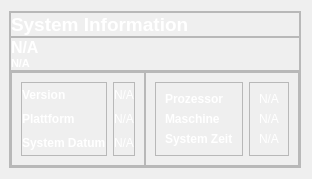
            <widget class="QWidget" name="system_info_page">
             <layout class="QHBoxLayout" name="horizontalLayout_15" stretch="0">
              <property name="leftMargin">
               <number>9</number>
              </property>
              <item>
               <widget class="QFrame" name="frame">
                <property name="frameShape">
                 <enum>QFrame::StyledPanel</enum>
                </property>
                <property name="frameShadow">
                 <enum>QFrame::Raised</enum>
                </property>
                <layout class="QVBoxLayout" name="verticalLayout_5">
                 <property name="spacing">
                  <number>0</number>
                 </property>
                 <property name="leftMargin">
                  <number>0</number>
                 </property>
                 <property name="topMargin">
                  <number>0</number>
                 </property>
                 <property name="rightMargin">
                  <number>0</number>
                 </property>
                 <property name="bottomMargin">
                  <number>0</number>
                 </property>
                 <item alignment="Qt::AlignTop">
                  <widget class="QFrame" name="frame_28">
                   <property name="frameShape">
                    <enum>QFrame::StyledPanel</enum>
                   </property>
                   <property name="frameShadow">
                    <enum>QFrame::Raised</enum>
                   </property>
                   <layout class="QVBoxLayout" name="verticalLayout_26">
                    <property name="spacing">
                     <number>0</number>
                    </property>
                    <property name="leftMargin">
                     <number>0</number>
                    </property>
                    <property name="topMargin">
                     <number>0</number>
                    </property>
                    <property name="rightMargin">
                     <number>0</number>
                    </property>
                    <property name="bottomMargin">
                     <number>0</number>
                    </property>
                    <item>
                     <widget class="QLabel" name="label_29">
                      <property name="font">
                       <font>
                        <pointsize>14</pointsize>
                        <weight>75</weight>
                        <bold>true</bold>
                       </font>
                      </property>
                      <property name="styleSheet">
                       <string notr="true">color: rgb(255, 255, 255);</string>
                      </property>
                      <property name="text">
                       <string>System Information</string>
                      </property>
                     </widget>
                    </item>
                   </layout>
                  </widget>
                 </item>
                 <item alignment="Qt::AlignTop">
                  <widget class="QFrame" name="frame_2">
                   <property name="sizePolicy">
                    <sizepolicy hsizetype="Expanding" vsizetype="Expanding">
                     <horstretch>0</horstretch>
                     <verstretch>0</verstretch>
                    </sizepolicy>
                   </property>
                   <property name="frameShape">
                    <enum>QFrame::StyledPanel</enum>
                   </property>
                   <property name="frameShadow">
                    <enum>QFrame::Raised</enum>
                   </property>
                   <layout class="QVBoxLayout" name="verticalLayout_25">
                    <property name="spacing">
                     <number>0</number>
                    </property>
                    <property name="leftMargin">
                     <number>0</number>
                    </property>
                    <property name="topMargin">
                     <number>0</number>
                    </property>
                    <property name="rightMargin">
                     <number>0</number>
                    </property>
                    <property name="bottomMargin">
                     <number>0</number>
                    </property>
                    <item>
                     <widget class="QLabel" name="system_system">
                      <property name="font">
                       <font>
                        <pointsize>12</pointsize>
                        <weight>75</weight>
                        <bold>true</bold>
                       </font>
                      </property>
                      <property name="styleSheet">
                       <string notr="true">color: rgb(255, 255, 255);</string>
                      </property>
                      <property name="text">
                       <string>N/A</string>
                      </property>
                     </widget>
                    </item>
                    <item>
                     <widget class="QLabel" name="system_release">
                      <property name="font">
                       <font>
                        <pointsize>8</pointsize>
                        <weight>75</weight>
                        <bold>true</bold>
                       </font>
                      </property>
                      <property name="styleSheet">
                       <string notr="true">color: rgb(255, 255, 255);</string>
                      </property>
                      <property name="text">
                       <string>N/A</string>
                      </property>
                     </widget>
                    </item>
                   </layout>
                  </widget>
                 </item>
                 <item>
                  <widget class="QFrame" name="frame_3">
                   <property name="sizePolicy">
                    <sizepolicy hsizetype="Expanding" vsizetype="Preferred">
                     <horstretch>0</horstretch>
                     <verstretch>0</verstretch>
                    </sizepolicy>
                   </property>
                   <property name="frameShape">
                    <enum>QFrame::StyledPanel</enum>
                   </property>
                   <property name="frameShadow">
                    <enum>QFrame::Raised</enum>
                   </property>
                   <layout class="QHBoxLayout" name="horizontalLayout_12">
                    <property name="spacing">
                     <number>0</number>
                    </property>
                    <property name="leftMargin">
                     <number>0</number>
                    </property>
                    <property name="topMargin">
                     <number>0</number>
                    </property>
                    <property name="rightMargin">
                     <number>0</number>
                    </property>
                    <property name="bottomMargin">
                     <number>0</number>
                    </property>
                    <item>
                     <widget class="QFrame" name="frame_4">
                      <property name="frameShape">
                       <enum>QFrame::StyledPanel</enum>
                      </property>
                      <property name="frameShadow">
                       <enum>QFrame::Raised</enum>
                      </property>
                      <layout class="QHBoxLayout" name="horizontalLayout_10">
                       <item>
                        <widget class="QFrame" name="frame_5">
                         <property name="frameShape">
                          <enum>QFrame::StyledPanel</enum>
                         </property>
                         <property name="frameShadow">
                          <enum>QFrame::Raised</enum>
                         </property>
                         <layout class="QVBoxLayout" name="verticalLayout_8">
                          <property name="spacing">
                           <number>0</number>
                          </property>
                          <property name="leftMargin">
                           <number>0</number>
                          </property>
                          <property name="topMargin">
                           <number>0</number>
                          </property>
                          <property name="rightMargin">
                           <number>0</number>
                          </property>
                          <property name="bottomMargin">
                           <number>0</number>
                          </property>
                          <item>
                           <widget class="QLabel" name="label_32">
                            <property name="font">
                             <font>
                              <weight>75</weight>
                              <bold>true</bold>
                             </font>
                            </property>
                            <property name="styleSheet">
                             <string notr="true">color: rgb(255, 255, 255);</string>
                            </property>
                            <property name="text">
                             <string>Version</string>
                            </property>
                           </widget>
                          </item>
                          <item>
                           <widget class="QLabel" name="label_31">
                            <property name="font">
                             <font>
                              <weight>75</weight>
                              <bold>true</bold>
                             </font>
                            </property>
                            <property name="styleSheet">
                             <string notr="true">color: rgb(255, 255, 255);</string>
                            </property>
                            <property name="text">
                             <string>Plattform</string>
                            </property>
                           </widget>
                          </item>
                          <item>
                           <widget class="QLabel" name="label_33">
                            <property name="font">
                             <font>
                              <weight>75</weight>
                              <bold>true</bold>
                             </font>
                            </property>
                            <property name="styleSheet">
                             <string notr="true">color: rgb(255, 255, 255);</string>
                            </property>
                            <property name="text">
                             <string>System Datum</string>
                            </property>
                           </widget>
                          </item>
                         </layout>
                        </widget>
                       </item>
                       <item>
                        <widget class="QFrame" name="frame_7">
                         <property name="frameShape">
                          <enum>QFrame::StyledPanel</enum>
                         </property>
                         <property name="frameShadow">
                          <enum>QFrame::Raised</enum>
                         </property>
                         <layout class="QVBoxLayout" name="verticalLayout_9">
                          <property name="spacing">
                           <number>0</number>
                          </property>
                          <property name="leftMargin">
                           <number>0</number>
                          </property>
                          <property name="topMargin">
                           <number>0</number>
                          </property>
                          <property name="rightMargin">
                           <number>0</number>
                          </property>
                          <property name="bottomMargin">
                           <number>0</number>
                          </property>
                          <item>
                           <widget class="QLabel" name="system_version">
                            <property name="styleSheet">
                             <string notr="true">color: rgb(255, 255, 255);</string>
                            </property>
                            <property name="text">
                             <string>N/A</string>
                            </property>
                           </widget>
                          </item>
                          <item>
                           <widget class="QLabel" name="system_platform">
                            <property name="styleSheet">
                             <string notr="true">color: rgb(255, 255, 255);</string>
                            </property>
                            <property name="text">
                             <string>N/A</string>
                            </property>
                           </widget>
                          </item>
                          <item>
                           <widget class="QLabel" name="system_date">
                            <property name="styleSheet">
                             <string notr="true">color: rgb(255, 255, 255);</string>
                            </property>
                            <property name="text">
                             <string>N/A</string>
                            </property>
                           </widget>
                          </item>
                         </layout>
                        </widget>
                       </item>
                      </layout>
                     </widget>
                    </item>
                    <item>
                     <widget class="QFrame" name="frame_6">
                      <property name="frameShape">
                       <enum>QFrame::StyledPanel</enum>
                      </property>
                      <property name="frameShadow">
                       <enum>QFrame::Raised</enum>
                      </property>
                      <layout class="QHBoxLayout" name="horizontalLayout_11">
                       <item>
                        <widget class="QFrame" name="frame_8">
                         <property name="frameShape">
                          <enum>QFrame::StyledPanel</enum>
                         </property>
                         <property name="frameShadow">
                          <enum>QFrame::Raised</enum>
                         </property>
                         <layout class="QVBoxLayout" name="verticalLayout_7">
                          <item>
                           <widget class="QLabel" name="label_37">
                            <property name="font">
                             <font>
                              <weight>75</weight>
                              <bold>true</bold>
                             </font>
                            </property>
                            <property name="styleSheet">
                             <string notr="true">color: rgb(255, 255, 255);</string>
                            </property>
                            <property name="text">
                             <string>Prozessor</string>
                            </property>
                           </widget>
                          </item>
                          <item>
                           <widget class="QLabel" name="label_38">
                            <property name="font">
                             <font>
                              <weight>75</weight>
                              <bold>true</bold>
                             </font>
                            </property>
                            <property name="styleSheet">
                             <string notr="true">color: rgb(255, 255, 255);</string>
                            </property>
                            <property name="text">
                             <string>Maschine</string>
                            </property>
                           </widget>
                          </item>
                          <item>
                           <widget class="QLabel" name="label_39">
                            <property name="font">
                             <font>
                              <weight>75</weight>
                              <bold>true</bold>
                             </font>
                            </property>
                            <property name="styleSheet">
                             <string notr="true">color: rgb(255, 255, 255);</string>
                            </property>
                            <property name="text">
                             <string>System Zeit</string>
                            </property>
                           </widget>
                          </item>
                         </layout>
                        </widget>
                       </item>
                       <item>
                        <widget class="QFrame" name="frame_9">
                         <property name="frameShape">
                          <enum>QFrame::StyledPanel</enum>
                         </property>
                         <property name="frameShadow">
                          <enum>QFrame::Raised</enum>
                         </property>
                         <layout class="QVBoxLayout" name="verticalLayout_10">
                          <item>
                           <widget class="QLabel" name="system_processor">
                            <property name="styleSheet">
                             <string notr="true">color: rgb(255, 255, 255);</string>
                            </property>
                            <property name="text">
                             <string>N/A</string>
                            </property>
                           </widget>
                          </item>
                          <item>
                           <widget class="QLabel" name="system_machine">
                            <property name="styleSheet">
                             <string notr="true">color: rgb(255, 255, 255);</string>
                            </property>
                            <property name="text">
                             <string>N/A</string>
                            </property>
                           </widget>
                          </item>
                          <item>
                           <widget class="QLabel" name="system_time">
                            <property name="styleSheet">
                             <string notr="true">color: rgb(255, 255, 255);</string>
                            </property>
                            <property name="text">
                             <string>N/A</string>
                            </property>
                           </widget>
                          </item>
                         </layout>
                        </widget>
                       </item>
                      </layout>
                     </widget>
                    </item>
                   </layout>
                  </widget>
                 </item>
                </layout>
               </widget>
              </item>
             </layout>
            </widget>
